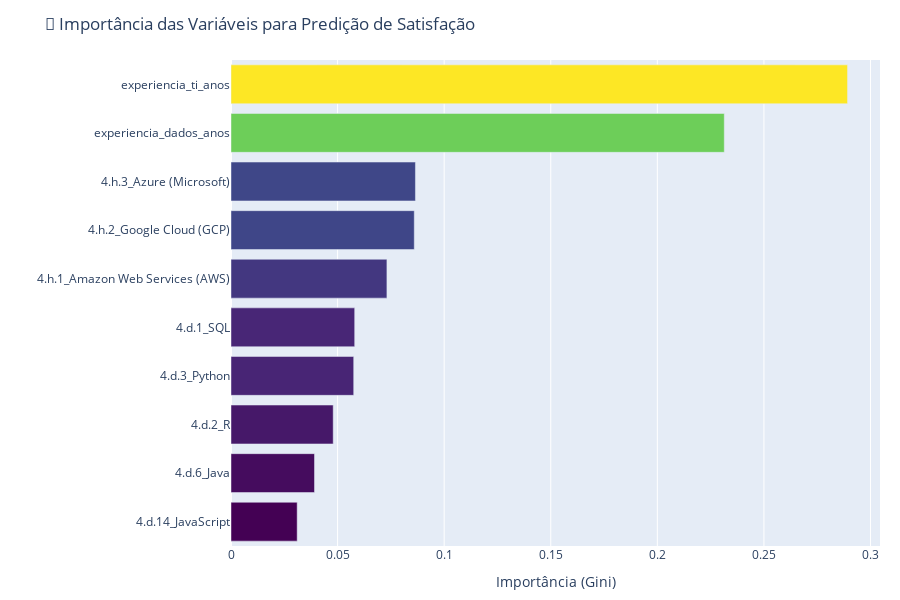

Notebook code for this chart:
### Markdown cell above
### Importância das Variáveis
- O objetivo é visualizar o quanto cada variável técnica e de experiência contribui para a predição da satisfação.
- As variáveis mais importantes para a predião de satisfação foram: experiencia_ti_anos, experiencia_dados_anos, uso de Azure e GCP.
- Isso nos mostra que a satisfação dos profissionais está fortemente ligada ao tempo de atuação na área, e em seguida ao ambiente cloud usado no trabalho.
- Linguagens como Python, R e SQL têm peso menor, o que nos mostra que não são fatores decisivos isoladamente para determinar satisfação atualmente.

### Code cell
import pandas as pd
import plotly.express as px

# Cria DataFrame com as importâncias
importancias = pd.DataFrame({
    "Variável": X.columns,
    "Importância": modelo.feature_importances_
}).sort_values(by="Importância", ascending=True)  # ordem crescente para barra horizontal

# Gráfico de barras horizontais
fig = px.bar(
    importancias,
    x="Importância",
    y="Variável",
    orientation="h",
    title="📌 Importância das Variáveis para Predição de Satisfação",
    labels={"Importância": "Peso na decisão do modelo", "Variável": "Variável"},
    color="Importância",
    color_continuous_scale="viridis"
)

# Estética adicional
fig.update_layout(
    xaxis_title="Importância (Gini)",
    yaxis_title="",
    coloraxis_showscale=False,
    height=400 + 20 * len(importancias),  # altura dinâmica
    margin=dict(l=100, r=20, t=60, b=20)
)

fig.show()

### Figure 1 — Plotly figure (JSON) as saved in the notebook; plotly's stock layout.template omitted (floating-point values rounded to 4 significant figures)
{"data": [{"hovertemplate": "Peso na decisão do modelo=%{marker.color}<br>Variável=%{y}<extra></extra>", "legendgroup": "", "marker": {"color": [0.03105, 0.03917, 0.04794, 0.05756, 0.05802, 0.07314, 0.08597, 0.08652, 0.2314, 0.2892], "coloraxis": "coloraxis", "pattern": {"shape": ""}}, "name": "", "orientation": "h", "showlegend": false, "textposition": "auto", "type": "bar", "x": [0.03105, 0.03917, 0.04794, 0.05756, 0.05802, 0.07314, 0.08597, 0.08652, 0.2314, 0.2892], "xaxis": "x", "y": ["4.d.14_JavaScript", "4.d.6_Java", "4.d.2_R", "4.d.3_Python", "4.d.1_SQL", "4.h.1_Amazon Web Services (AWS)", "4.h.2_Google Cloud (GCP)", "4.h.3_Azure (Microsoft)", "experiencia_dados_anos", "experiencia_ti_anos"], "yaxis": "y"}], "layout": {"barmode": "relative", "coloraxis": {"colorbar": {"title": {"text": "Peso na decisão do modelo"}}, "colorscale": [[0, "#440154"], [0.1111, "#482878"], [0.2222, "#3e4989"], [0.3333, "#31688e"], [0.4444, "#26828e"], [0.5556, "#1f9e89"], [0.6667, "#35b779"], [0.7778, "#6ece58"], [0.8889, "#b5de2b"], [1, "#fde725"]], "showscale": false}, "height": 600, "legend": {"tracegroupgap": 0}, "margin": {"b": 20, "l": 100, "r": 20, "t": 60}, "title": {"text": "📌 Importância das Variáveis para Predição de Satisfação"}, "xaxis": {"anchor": "y", "domain": [0, 1], "title": {"text": "Importância (Gini)"}}, "yaxis": {"anchor": "x", "domain": [0, 1], "title": {"text": ""}}}}
